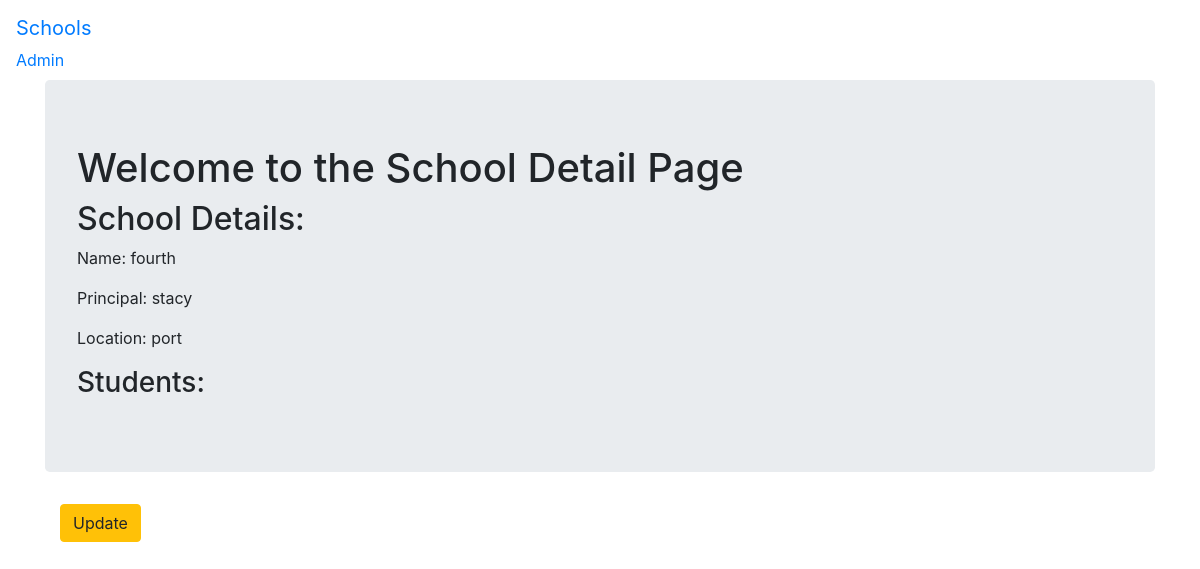
/schools/4/, run on the app's committed database.
### cbv/models.py (models this page shows, shortened)
class School(models.Model):
    name = models.CharField(max_length=256)
    principal = models.CharField(max_length=256)
    location = models.CharField(max_length=256)

### cbv/views.py (the view)
# urls.py: path('schools/<pk>/', views.SchoolDetailView.as_view(), name='detail'),
class SchoolDetailView(DetailView):
    context_object_name = 'school_detail'
    model = models.School
    template_name = 'cbv/school_detail.html'

### cbv/templates/cbv/school_detail.html (shortened to what this page needs)
{% extends 'base.html' %}
{% block body_block %}
<div class="jumbotron">
  <h1>Welcome to the School Detail Page </h1>
  <h2>School Details: </h2>
  <p>Name: {{ school_detail.name }}</p>
  <p>Principal: {{ school_detail.principal }}</p>
  <p>Location: {{ school_detail.location}}</p>
  <h3>Students:</h3>
</div>
<div class="container">
  <p> <a class="btn btn-warning" href="{% url 'cbv:update' pk=school_detail.pk %}">Update</a> </p>
</div>
{% endblock %}

### data on the page
School: name "fourth", principal "stacy", location "port"
